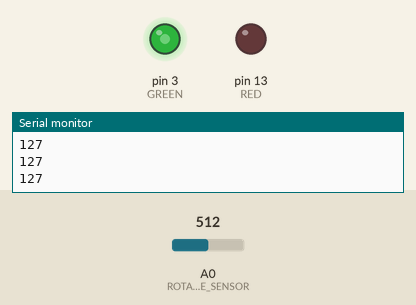
Bench run of a sketch on a simulated Arduino Uno, built with avr-gcc and run on an emulated ATmega328P. Shown: output pins drawn as LEDs (lit = HIGH), the last lines printed to the serial monitor. Dashed ring = blinking. The inputs (shaded band) are chosen by the test bench; at power-on: A0 (ROTARY_ANGLE_SENSOR) = 512.

Above: at 1.2 s.
1.3 s: A0 (ROTARY_ANGLE_SENSOR) set to 0
At 1.7 s:
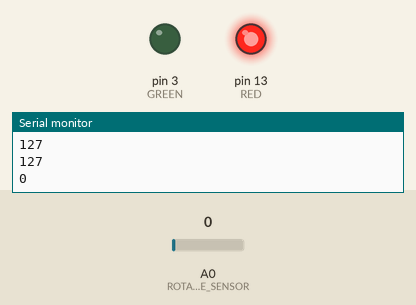
4.3 s: A0 (ROTARY_ANGLE_SENSOR) set to 122
At 6.5 s:
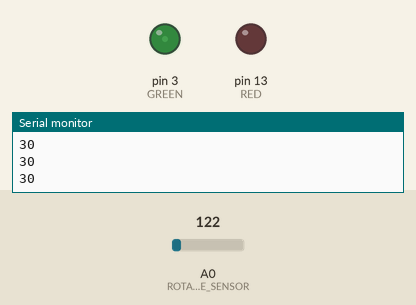
6.8 s: A0 (ROTARY_ANGLE_SENSOR) set to 716
At 8.0 s:
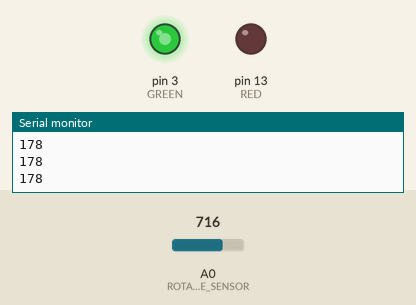
8.3 s: A0 (ROTARY_ANGLE_SENSOR) set to 900
At 9.2 s:
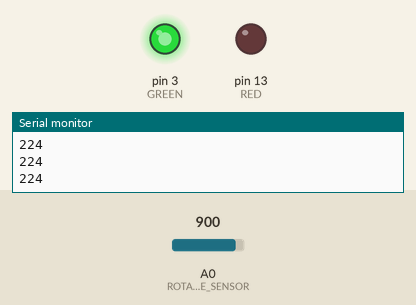
9.8 s: A0 (ROTARY_ANGLE_SENSOR) set to 1012
At 10.3 s:
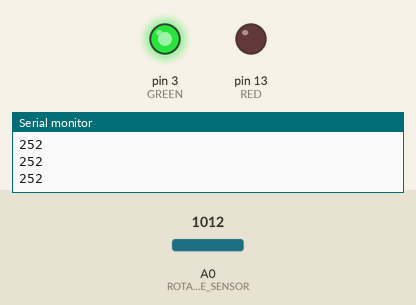
11.3 s: A0 (ROTARY_ANGLE_SENSOR) set to 1023
At 12.1 s:
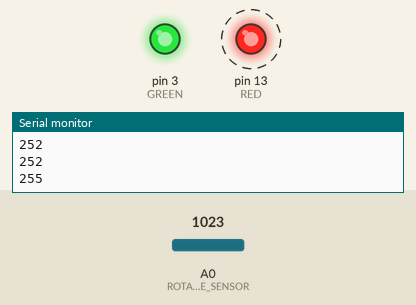
Timing chart, 0 to 15.3 s (numbered marks = the images above; inputs shaded):
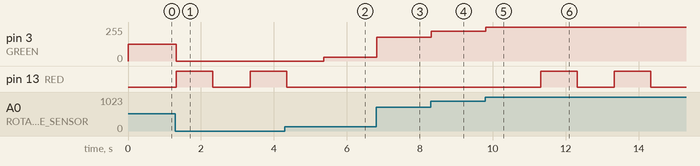

The sketch:

lab3.ino
```cpp
#define ROTARY_ANGLE_SENSOR A0
#define ADC_REF 5
#define VCC 5
#define FULL_ANGLE 300
#define RED 13
#define GREEN 3


const int HI = 255;
const int LO = 0;

void setup() {
  // put your setup code here, to run once:
  Serial.begin(9600);
  pinMode(ROTARY_ANGLE_SENSOR, INPUT);
  pinMode(RED, OUTPUT);
  pinMode(GREEN, OUTPUT);
}

void blink_red(){
  digitalWrite(RED,HI);
  delay(1000);
  digitalWrite(RED,LO);
  delay(1000);
  return;
}

void modulate_LED(int level){
  if (level > HI) {
    level = HI;
  };
  analogWrite(GREEN,level);
  return;
}

void loop() {
  // put your main code here, to run repeatedly:
  float voltage;
  int sensor_value = analogRead(ROTARY_ANGLE_SENSOR);
  voltage = (float)sensor_value*ADC_REF/1023;
  float degrees = (voltage*FULL_ANGLE)/VCC;

  int level = degrees*((float)HI/(float)FULL_ANGLE); // ensure level only ranges between 0 and 255
  Serial.println(level);
  modulate_LED(level);

  if (degrees == (float)FULL_ANGLE || degrees == 0.0){
    blink_red();
  };

  delay(25);
}
```

Measured:
- the behaviour switches between 1022 and 1023 on A0 (ROTARY_ANGLE_SENSOR) (found by bisection; images 5 and 6)
- after the input at 1.3 s, pin 3 (GREEN): 127/255 → 0/255 at once; pin 13 (RED): LOW → HIGH at once, → LOW 1.0 s later, → HIGH 1.0 s later
- after the input at 4.3 s, pin 3 (GREEN): 0/255 → 30/255 after 1.1 s; pin 13 (RED): goes on until 4.3 s, then stays LOW
- after the input at 6.8 s, pin 3 (GREEN): 30/255 → 178/255 at once
- after the input at 8.3 s, pin 3 (GREEN): 178/255 → 224/255 at once
- after the input at 9.8 s, pin 3 (GREEN): 224/255 → 252/255 at once
- after the input at 11.3 s, pin 3 (GREEN): 252/255 → 255/255 at once; pin 13 (RED): alternates HIGH for 1.0 s and LOW for 1.0 s, starting at once
